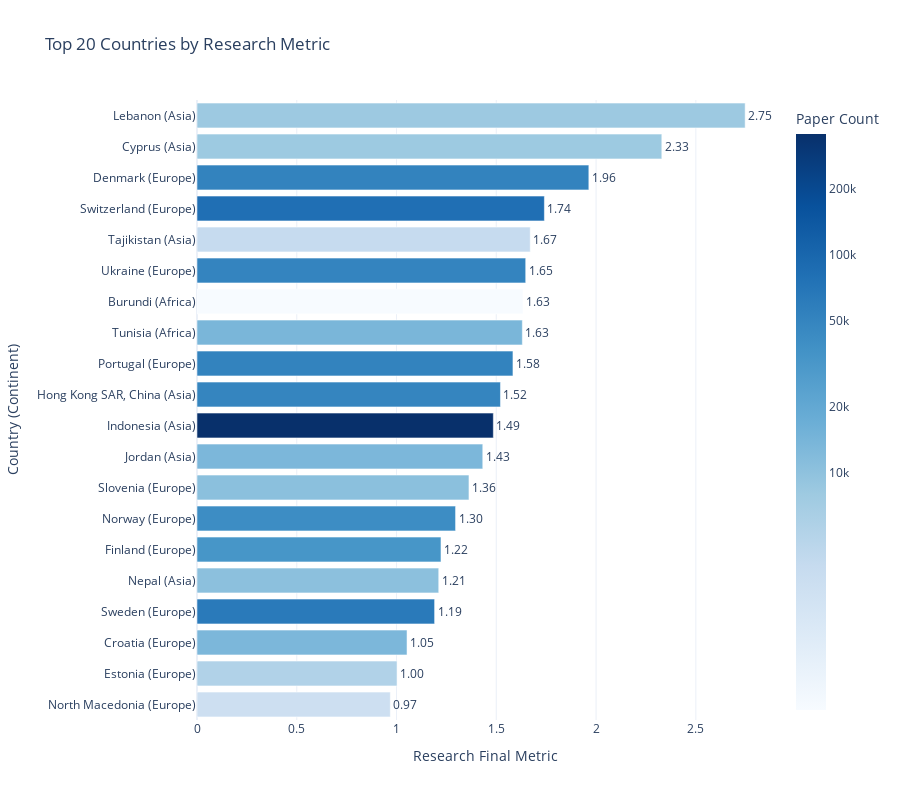

Source (notebook cell):
### Markdown cell above
Interactive graph (Top 20 countries)

### Code cell
# Select top 20 countries by the final research metric
top_20_metric = data_api_papers_sorted_500000.sort_values(by='research_final_metric', ascending=False).head(20).copy()

# Create log scale for color
top_20_metric['paper_count_log'] = np.log10(top_20_metric['paper_count'])

# Create the combined label
top_20_metric['Country_Label'] = top_20_metric['Country'] + " (" + top_20_metric['continent'] + ")"

# Create the Bar Chart
fig = px.bar(
    top_20_metric,
    x="research_final_metric",
    y="Country_Label",
    color="paper_count_log",
    color_continuous_scale="Blues",
    title="Top 20 Countries by Research Metric",
    template="plotly_white",
    text="research_final_metric",
    hover_data={
        "research_final_metric": ":.2f",
        "paper_count": ":,.0f",
        "paper_count_log": False,
        "Country_Label": False,
        "continent": True 
    },
    height=800
)

# Add the Color Legend
tick_labels = ["10k", "20k", "50k", "100k", "200k", "500k", "1M", "2M"]
tick_values = [
    np.log10(10_000),
    np.log10(20_000),   
    np.log10(50_000),
    np.log10(100_000),
    np.log10(200_000), 
    np.log10(500_000),
    np.log10(1_000_000),
    np.log10(2_000_000)
]

fig.update_layout(
    yaxis=dict(autorange="reversed"), 
    xaxis_title="Research Final Metric",
    yaxis_title="Country (Continent)",
    
    coloraxis_colorbar=dict(
        title="Paper Count",
        tickvals=tick_values,
        ticktext=tick_labels
    )
)

fig.update_traces(
    texttemplate='%{x:.2f}',
    textposition='outside'
)

fig.show()

### Figure 1 — Plotly figure (JSON) as saved in the notebook; plotly's stock layout.template omitted (floating-point values rounded to 4 significant figures)
{"data": [{"customdata": [[8109, 3.909, "Asia"], [8089, 3.908, "Asia"], [51927, 4.715, "Europe"], [81407, 4.911, "Europe"], [3748, 3.574, "Asia"], [50501, 4.703, "Europe"], [814, 2.911, "Africa"], [13610, 4.134, "Africa"], [52175, 4.717, "Europe"], [49745, 4.697, "Asia"], [358646, 5.555, "Asia"], [13207, 4.121, "Asia"], [10588, 4.025, "Europe"], [40805, 4.611, "Europe"], [33227, 4.521, "Europe"], [10404, 4.017, "Asia"], [63155, 4.8, "Europe"], [13245, 4.122, "Europe"], [5575, 3.746, "Europe"], [3031, 3.482, "Europe"]], "hovertemplate": "research_final_metric=%{text:.2f}<br>paper_count=%{customdata[0]:,.0f}<br>continent=%{customdata[2]}<extra></extra>", "legendgroup": "", "marker": {"color": [3.909, 3.908, 4.715, 4.911, 3.574, 4.703, 2.911, 4.134, 4.717, 4.697, 5.555, 4.121, 4.025, 4.611, 4.521, 4.017, 4.8, 4.122, 3.746, 3.482], "coloraxis": "coloraxis", "pattern": {"shape": ""}}, "name": "", "orientation": "h", "showlegend": false, "text": [2.747, 2.329, 1.964, 1.741, 1.67, 1.647, 1.634, 1.63, 1.583, 1.521, 1.485, 1.432, 1.363, 1.296, 1.223, 1.211, 1.191, 1.053, 1.003, 0.9687], "textposition": "outside", "texttemplate": "%{x:.2f}", "type": "bar", "x": [2.747, 2.329, 1.964, 1.741, 1.67, 1.647, 1.634, 1.63, 1.583, 1.521, 1.485, 1.432, 1.363, 1.296, 1.223, 1.211, 1.191, 1.053, 1.003, 0.9687], "xaxis": "x", "y": ["Lebanon (Asia)", "Cyprus (Asia)", "Denmark (Europe)", "Switzerland (Europe)", "Tajikistan (Asia)", "Ukraine (Europe)", "Burundi (Africa)", "Tunisia (Africa)", "Portugal (Europe)", "Hong Kong SAR, China (Asia)", "Indonesia (Asia)", "Jordan (Asia)", "Slovenia (Europe)", "Norway (Europe)", "Finland (Europe)", "Nepal (Asia)", "Sweden (Europe)", "Croatia (Europe)", "Estonia (Europe)", "North Macedonia (Europe)"], "yaxis": "y"}], "layout": {"barmode": "relative", "coloraxis": {"colorbar": {"ticktext": ["10k", "20k", "50k", "100k", "200k", "500k", "1M", "2M"], "tickvals": [4, 4.301, 4.699, 5, 5.301, 5.699, 6, 6.301], "title": {"text": "Paper Count"}}, "colorscale": [[0, "rgb(247,251,255)"], [0.125, "rgb(222,235,247)"], [0.25, "rgb(198,219,239)"], [0.375, "rgb(158,202,225)"], [0.5, "rgb(107,174,214)"], [0.625, "rgb(66,146,198)"], [0.75, "rgb(33,113,181)"], [0.875, "rgb(8,81,156)"], [1, "rgb(8,48,107)"]]}, "height": 800, "legend": {"tracegroupgap": 0}, "title": {"text": "Top 20 Countries by Research Metric"}, "xaxis": {"anchor": "y", "domain": [0, 1], "title": {"text": "Research Final Metric"}}, "yaxis": {"anchor": "x", "autorange": "reversed", "domain": [0, 1], "title": {"text": "Country (Continent)"}}}}
